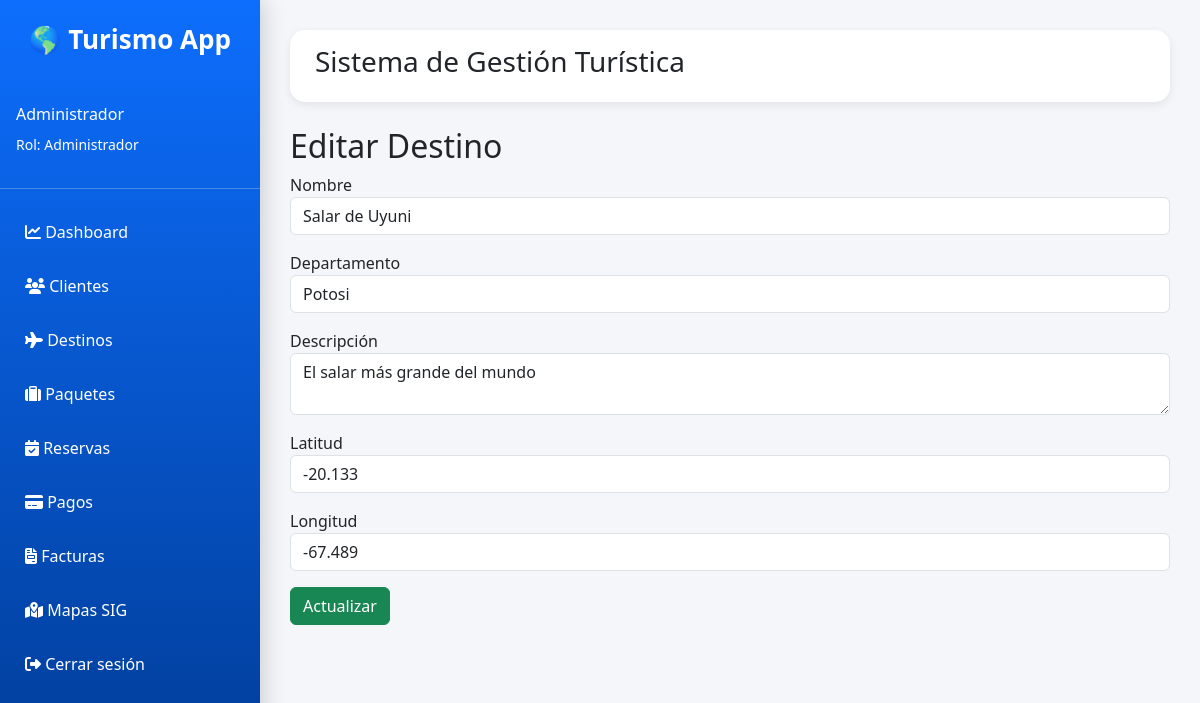
Screenshot of /destinos/editar/1 (signed in) with the database file from the repository.
### app/models.py (models this page shows, shortened)
class Usuario(UserMixin, db.Model):
    __tablename__ = "usuarios"
    id = db.Column(
        db.Integer,
        primary_key=True
    )
    nombre = db.Column(
        db.String(100),
        nullable=False
    )
    correo = db.Column(
        db.String(100),
        unique=True,
        nullable=False
    )
    password = db.Column(
        db.String(255),
        nullable=False
    )
    rol_id = db.Column(
        db.Integer,
        db.ForeignKey("roles.id"),
        nullable=False
    )

class Rol(db.Model):
    __tablename__ = "roles"
    id = db.Column(
        db.Integer,
        primary_key=True
    )
    nombre = db.Column(
        db.String(50),
        unique=True,
        nullable=False
    )
    usuarios = db.relationship(
        "Usuario",
        backref="rol",
        lazy=True
    )

class Destino(db.Model):
    __tablename__ = "destinos"
    id = db.Column(
        db.Integer,
        primary_key=True
    )
    nombre = db.Column(
        db.String(100),
        nullable=False
    )
    departamento = db.Column(
        db.String(100),
        nullable=False
    )
    descripcion = db.Column(
        db.Text
    )
    latitud = db.Column(
        db.Float
    )
    longitud = db.Column(
        db.Float
    )
    imagen = db.Column(
        db.String(255)
    )

### app/destinos/routes.py (the view, shortened to what this page needs)
@destinos_bp.route("/editar/<int:id>", methods=["GET", "POST"])
@login_required
def editar_destino(id):
    if current_user.rol.nombre == "Cliente":
        abort(403)
    destino = Destino.query.get_or_404(id)
    return render_template(
        "destinos/editar.html",
        destino=destino
    )

### app/templates/destinos/editar.html
{% extends 'base.html' %}
{% block content %}
<h2>Editar Destino</h2>
<form method="POST">
    <div class="mb-3">
        <label>Nombre</label>
        <input type="text"
               name="nombre"
               class="form-control"
               value="{{ destino.nombre }}">
    </div>
    <div class="mb-3">
        <label>Departamento</label>
        <input type="text"
               name="departamento"
               class="form-control"
               value="{{ destino.departamento }}">
    </div>
    <div class="mb-3">
        <label>Descripción</label>
        <textarea name="descripcion"
                  class="form-control">{{ destino.descripcion }}</textarea>
    </div>
    <div class="mb-3">
        <label>Latitud</label>
        <input type="number"
               step="any"
               name="latitud"
               class="form-control"
               value="{{ destino.latitud }}">
    </div>
    <div class="mb-3">
        <label>Longitud</label>
        <input type="number"
               step="any"
               name="longitud"
               class="form-control"
               value="{{ destino.longitud }}">
    </div>
    <button class="btn btn-success">
        Actualizar
    </button>
</form>
{% endblock %}

### app/templates/base.html (shortened to what this page needs)
<!DOCTYPE html>
<html lang="es">
<head>
<link href="https://cdn.jsdelivr.net/npm/bootstrap@5.3.7/dist/css/bootstrap.min.css" rel="stylesheet">
<link rel="stylesheet"
href="https://cdnjs.cloudflare.com/ajax/libs/font-awesome/6.5.2/css/all.min.css">
</head>
<body>
<div class="sidebar offcanvas-md offcanvas-start"
     tabindex="-1"
     id="menu">
<div class="logo">
    🌎 Turismo App
</div>
{% if current_user.is_authenticated %}
<div class="text-white p-3">
    <h6>{{ current_user.nombre }}</h6>
    <small>
        Rol: {{ current_user.rol.nombre }}
    </small>
</div>
<hr>
{% endif %}
{% if current_user.is_authenticated %}
    {% if current_user.rol.nombre == "Administrador" %}
        <a href="/dashboard">
            <i class="fa-solid fa-chart-line"></i>
            Dashboard
        </a>
        <a href="/clientes">
            <i class="fa-solid fa-users"></i>
            Clientes
        </a>
        <a href="/destinos">
            <i class="fa-solid fa-plane"></i>
            Destinos
        </a>
        <a href="/paquetes">
            <i class="fa-solid fa-suitcase"></i>
            Paquetes
        </a>
        <a href="/reservas">
            <i class="fa-solid fa-calendar-check"></i>
            Reservas
        </a>
        <a href="/pagos">
            <i class="fa-solid fa-credit-card"></i>
            Pagos
        </a>
        <a href="/facturas">
            <i class="fa-solid fa-file-invoice"></i>
            Facturas
        </a>
        <a href="/mapas">
            <i class="fa-solid fa-map-location-dot"></i>
            Mapas SIG
        </a>
    {% endif %}
    <a href="/auth/logout">
        <i class="fa-solid fa-right-from-bracket"></i>
        Cerrar sesión
    </a>
{% endif %}
</div>
<div class="content">
<div class="topbar">
    <h3>
        Sistema de Gestión Turística
    </h3>
</div>
{% block content %}
{% endblock %}
</div>
</body>
</html>

### app/templates/base.html (style rules this page uses)
* { margin:0; padding:0; box-sizing:border-box; }
body { background:#f4f6f9; font-family:'Segoe UI',sans-serif; }
.sidebar { position:fixed; top:0; left:0; width:260px; height:100vh; background:linear-gradient( 180deg, #0d6efd, #003b95 ); color:white; padding-top:20px; box-shadow:5px 0 20px rgba(0,0,0,.15); transition:transform .35s ease; z-index:1050; }
.logo { text-align:center; font-size:26px; font-weight:bold; margin-bottom:30px; }
.sidebar a { display:block; color:white; text-decoration:none; padding:15px 25px; transition:.3s; }
.content { margin-left:260px; padding:30px; }
.topbar { background:white; border-radius:15px; padding:15px 25px; margin-bottom:25px; box-shadow:0 3px 10px rgba(0,0,0,.08); }

### rows the page displays
Usuario: nombre "Administrador"
Rol: rol.nombre "Administrador"
Destino: nombre "Salar de Uyuni", departamento "Potosi", descripcion "El salar más grande del mundo", latitud "-20.133", longitud "-67.489"
